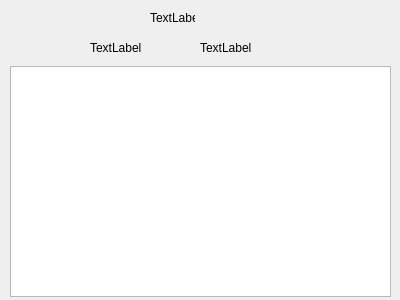
<?xml version="1.0" encoding="UTF-8"?>
<ui version="4.0">
 <class>BookInfo</class>
 <widget class="QWidget" name="BookInfo">
  <property name="geometry">
   <rect>
    <x>0</x>
    <y>0</y>
    <width>400</width>
    <height>300</height>
   </rect>
  </property>
  <property name="windowTitle">
   <string>Form</string>
  </property>
  <widget class="QLabel" name="categoryLabel">
   <property name="geometry">
    <rect>
     <x>200</x>
     <y>40</y>
     <width>54</width>
     <height>16</height>
    </rect>
   </property>
   <property name="text">
    <string>TextLabel</string>
   </property>
  </widget>
  <widget class="QTextBrowser" name="introductionTextBrowser">
   <property name="geometry">
    <rect>
     <x>10</x>
     <y>66</y>
     <width>381</width>
     <height>231</height>
    </rect>
   </property>
  </widget>
  <widget class="QLabel" name="authorLabel">
   <property name="geometry">
    <rect>
     <x>90</x>
     <y>40</y>
     <width>54</width>
     <height>16</height>
    </rect>
   </property>
   <property name="text">
    <string>TextLabel</string>
   </property>
  </widget>
  <widget class="QLabel" name="nameLabel">
   <property name="geometry">
    <rect>
     <x>150</x>
     <y>10</y>
     <width>45</width>
     <height>16</height>
    </rect>
   </property>
   <property name="styleSheet">
    <string notr="true">font: 75 11pt &quot;Adobe Arabic&quot;;</string>
   </property>
   <property name="text">
    <string>TextLabel</string>
   </property>
  </widget>
 </widget>
 <resources/>
 <connections/>
</ui>
